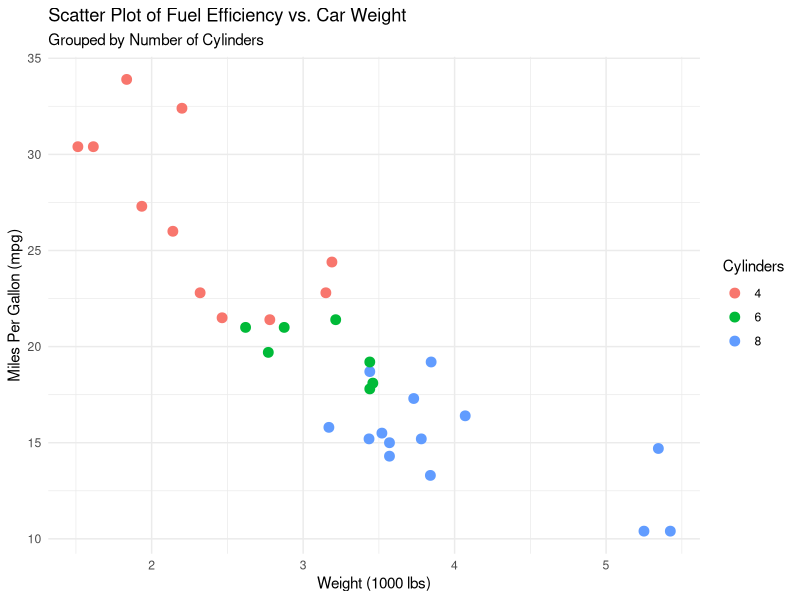
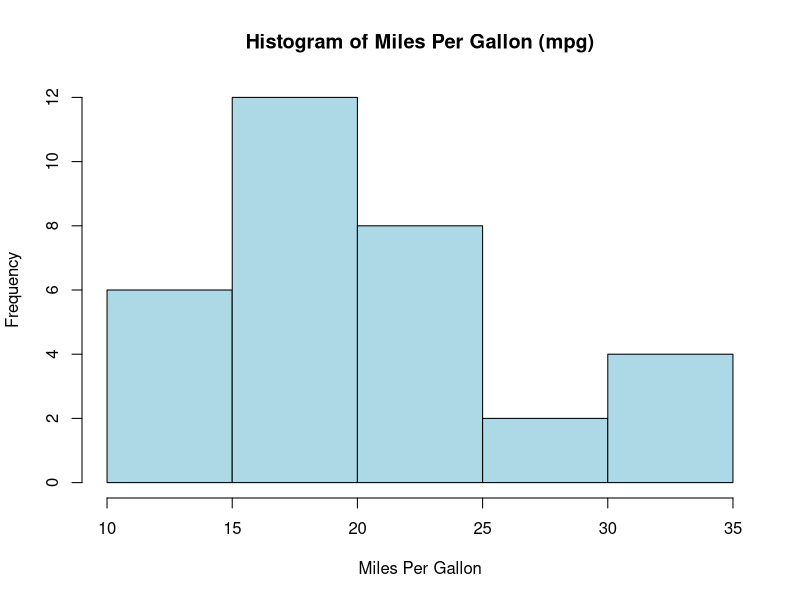

Generate these figures, in order, with R:
## ---- chunk 1
#| echo: false
#Loading the Dataset
data(mtcars)
## ---- chunk 2
#| echo: false
#Displaying the first 5 rows of the dataset
head(mtcars)
## ---- chunk 3
#| echo: false
#Displaying the statistics of 3 columns of the dataset
summary(mtcars[, c("mpg", "wt", "cyl")])
## ---- chunk 4
#| echo: false
#Importing the library
library(ggplot2)

# Creating the scatter plot
ggplot(mtcars, aes(x = wt, y = mpg, color = as.factor(cyl))) +
  geom_point(size = 3) +
  #Setting the title and name of the axis for the plot
  labs(
    title = "Scatter Plot of Fuel Efficiency vs. Car Weight",
    subtitle = "Grouped by Number of Cylinders",
    x = "Weight (1000 lbs)",
    y = "Miles Per Gallon (mpg)",
    color = "Cylinders"
  ) +
  theme_minimal()

## ---- chunk 5
# Plotting a histogram of miles per gallon
hist(mtcars$mpg,
     main = "Histogram of Miles Per Gallon (mpg)",
     xlab = "Miles Per Gallon",
     col = "lightblue",
     border = "black")

